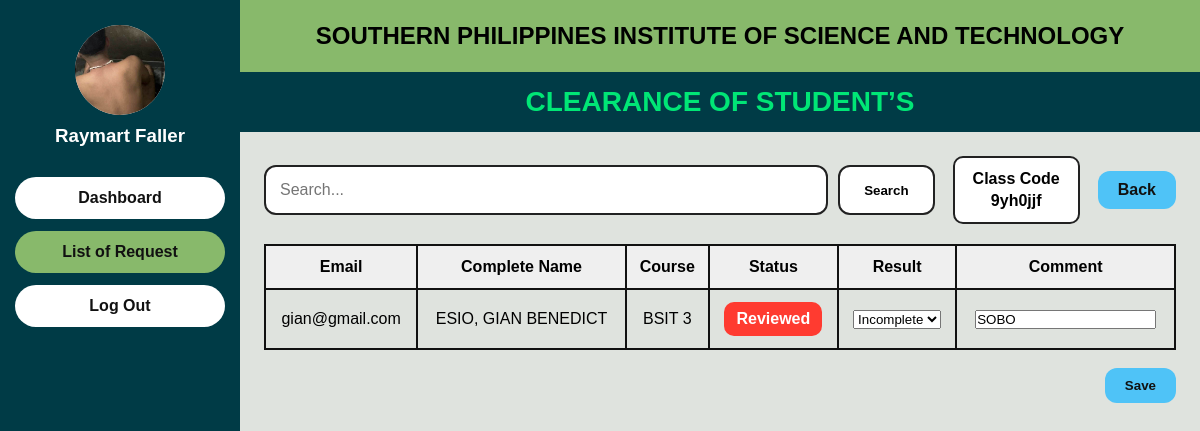
Page /clearance_system/dashboard/class_board.php?class_id=7 (signed in) on the committed database.
### tables this page shows
CREATE TABLE `users` (
  `id` int(11) NOT NULL,
  `firstname` varchar(100) DEFAULT NULL,
  `lastname` varchar(100) DEFAULT NULL,
  `email` varchar(100) DEFAULT NULL,
  `contact_number` varchar(20) DEFAULT NULL,
  `password` varchar(255) DEFAULT NULL,
  `role` enum('student','teacher') DEFAULT NULL,
  `course` varchar(50) DEFAULT NULL,
  `created_at` timestamp NOT NULL DEFAULT current_timestamp(),
  `profile_photo` varchar(255) DEFAULT NULL
);

CREATE TABLE `teacher_classes` (
  `id` int(11) NOT NULL,
  `teacher_id` int(11) NOT NULL,
  `subject` varchar(100) NOT NULL,
  `course` varchar(50) NOT NULL,
  `class_code` varchar(20) NOT NULL,
  `created_at` timestamp NOT NULL DEFAULT current_timestamp()
);

CREATE TABLE `class_requests` (
  `id` int(11) NOT NULL,
  `class_id` int(11) NOT NULL,
  `student_id` int(11) NOT NULL,
  `subject` varchar(100) DEFAULT NULL,
  `status` varchar(50) DEFAULT 'Requesting',
  `result` varchar(50) DEFAULT '',
  `comment` text DEFAULT NULL,
  `date_signed` date DEFAULT NULL,
  `created_at` timestamp NOT NULL DEFAULT current_timestamp()
);

### clearance_system/dashboard/class_board.php (the view, shortened to what this page needs)
<?php
include("../config/db.php");
$teacher_id = $_SESSION['user_id'];
$userStmt = $conn->prepare("SELECT profile_photo FROM users WHERE id = ? AND role = 'teacher'");
$userStmt->bind_param("i", $teacher_id);
$userStmt->execute();
$userData = $userStmt->get_result()->fetch_assoc();
$photo = !empty($userData['profile_photo'])
    ? "../assets/uploads/profile/" . $userData['profile_photo']
    : "../assets/southern.png";
$class_id = intval($_GET['class_id']);
$search = isset($_GET['search']) ? trim($_GET['search']) : '';
$classStmt = $conn->prepare("SELECT * FROM teacher_classes WHERE id = ?");
$classStmt->bind_param("i", $class_id);
$classStmt->execute();
$classData = $classStmt->get_result()->fetch_assoc();
$sql = "
SELECT class_requests.*, users.firstname, users.lastname, users.email, users.course
FROM class_requests
INNER JOIN users ON class_requests.student_id = users.id
WHERE class_requests.class_id = ?
";
$params = [$class_id];
$types = "i";
$sql .= " ORDER BY class_requests.id DESC";
$stmt = $conn->prepare($sql);
$stmt->bind_param($types, ...$params);
$stmt->execute();
$requests = $stmt->get_result();
?>
<!DOCTYPE html>
<html lang="en">
<head>
    <link rel="stylesheet" href="../assets/style.css">
</head>
<body>
<div class="teacher-wrapper">
    <div class="teacher-sidebar">
        <div class="teacher-profile">
            <div class="teacher-avatar">
                <img src="<?php echo htmlspecialchars($photo); ?>" alt="Teacher Photo">
            </div>
            <h3><?php echo htmlspecialchars($_SESSION['name']); ?></h3>
        </div>
        <a href="teacher.php" class="side-btn">Dashboard</a>
        <a href="class_board.php?class_id=<?php echo $class_id; ?>" class="side-btn active">List of Request</a>
        <a href="../auth/logout.php" class="side-btn">Log Out</a>
    </div>
    <div class="teacher-main">
        <div class="teacher-header-top">SOUTHERN PHILIPPINES INSTITUTE OF SCIENCE AND TECHNOLOGY</div>
        <div class="teacher-header-bottom">CLEARANCE OF STUDENT’S</div>
        <div class="request-board-box">
            <div class="request-top-bar">
                <form method="GET" class="search-form">
                    <input type="text" name="search" placeholder="Search..." value="<?php echo htmlspecialchars($search); ?>">
                    <button type="submit">Search</button>
                </form>
                <div class="class-code-box">
                    <span>Class Code</span>
                    <strong><?php echo htmlspecialchars($classData['class_code']); ?></strong>
                </div>
                <a href="teacher.php" class="save-top-btn">Back</a>
            </div>
            <form action="save_request.php" method="POST">
                <table>
                    <thead>
                        <tr>
                            <th>Email</th>
                            <th>Complete Name</th>
                            <th>Course</th>
                            <th>Status</th>
                            <th>Result</th>
                            <th>Comment</th>
                        </tr>
                    </thead>
                    <tbody>
                        <?php if ($requests->num_rows > 0): ?>
                            <?php while($row = $requests->fetch_assoc()): ?>
                                <tr>
                                    <td><?php echo htmlspecialchars($row['email']); ?></td>
                                    <td><?php echo htmlspecialchars($row['lastname'] . ', ' . $row['firstname']); ?></td>
                                    <td><?php echo htmlspecialchars($row['course']); ?></td>
                                    <td>
                                        <span class="status-badge"><?php echo htmlspecialchars($row['status']); ?></span>
                                    </td>
                                    <td>
                                        <select name="result[<?php echo $row['id']; ?>]">
                                            <option value="Incomplete" <?php echo ($row['result'] === 'Incomplete') ? 'selected' : ''; ?>>Incomplete</option>
                                        </select>
                                    </td>
                                    <td>
                                        <input type="text" name="comment[<?php echo $row['id']; ?>]" value="<?php echo htmlspecialchars($row['comment']); ?>">
                                    </td>
                                </tr>
                            <?php endwhile; ?>
                        <?php else: ?>
                            <tr>
                                <td colspan="6">No requests found.</td>
                            </tr>
                        <?php endif; ?>
                    </tbody>
                </table>
                <div class="save-area">
                    <button type="submit" class="save-top-btn">Save</button>
                </div>
            </form>
        </div>
    </div>
</div>
</body>
</html>

### clearance_system/assets/style.css (style rules this page uses)
* { margin: 0; padding: 0; box-sizing: border-box; font-family: Arial, sans-serif; }
* { margin: 0; padding: 0; box-sizing: border-box; }
body { font-family: Arial, sans-serif; background: #e9e9e9; }
.side-btn, .course-btn { display: block; width: 100%; text-align: center; background: white; color: #111; text-decoration: none; padding: 12px; border-radius: 25px; margin: 12px 0; font-weight: bold; border: none; }
.side-btn.active, .course-btn.active { background: #88b96b; }
.search-form { display: flex; gap: 10px; flex: 1; }
.search-form input { flex: 1; padding: 14px; border: 2px solid #222; border-radius: 12px; font-size: 16px; }
.search-form button { padding: 12px 24px; border: 2px solid #222; border-radius: 12px; background: white; font-weight: bold; cursor: pointer; }
table { width: 100%; border-collapse: collapse; }
table th, table td { border: 2px solid #111; padding: 12px 10px; text-align: center; }
table th { background: #efefef; }
.teacher-wrapper { display: flex; min-height: 100vh; background: #dfe3de; }
.teacher-sidebar { width: 240px; background: #003b46; color: #fff; padding: 25px 15px; }
.teacher-profile { text-align: center; margin-bottom: 30px; }
.teacher-avatar { width: 90px; height: 90px; margin: 0 auto 10px; border-radius: 50%; overflow: hidden; background: #fff; display: flex; align-items: center; justify-content: center; }
.teacher-avatar img { width: 100%; height: 100%; object-fit: cover; display: block; }
.teacher-main { flex: 1; }
.teacher-header-top { background: #88b96b; text-align: center; padding: 22px; font-size: 24px; font-weight: bold; }
.teacher-header-bottom { background: #003b46; color: #00e676; text-align: center; padding: 14px; font-size: 28px; font-weight: bold; }
.create-btn, .cancel-btn, .save-top-btn { display: inline-block; padding: 10px 20px; border: none; border-radius: 12px; text-decoration: none; font-weight: bold; cursor: pointer; background: #4fc3f7; color: #111; }
.request-board-box { padding: 24px; }
.request-top-bar { display: flex; justify-content: space-between; align-items: center; gap: 18px; margin-bottom: 20px; flex-wrap: wrap; }
.class-code-box { border: 2px solid #222; background: #fff; padding: 12px 18px; text-align: center; border-radius: 10px; }
.class-code-box span { display: block; font-weight: bold; margin-bottom: 4px; }
.status-badge { display: inline-block; background: #ff3b30; color: #fff; padding: 8px 12px; border-radius: 10px; font-weight: bold; }
.save-area { text-align: right; margin-top: 18px; }

### rows in the picture
users: profile_photo (picture)
teacher_classes: class_code "9yh0jjf"
class_requests: users.email "gian@gmail.com", users.lastname+firstname "ESIO, GIAN BENEDICT", users.course "BSIT 3", status "Reviewed", result+id "Incomplete", comment "SOBO"

### other values in the picture
$_SESSION['name'] "Raymart Faller"
